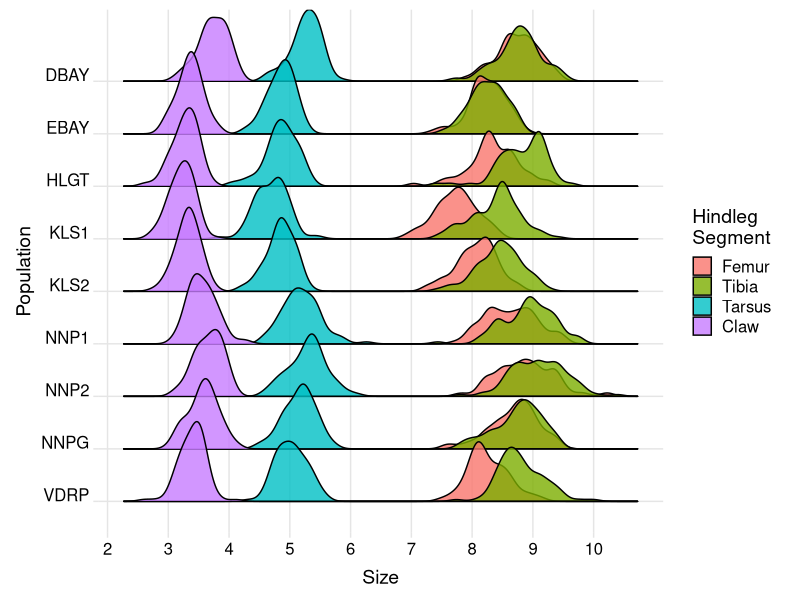

This figure's R source:
# Ridge plots

library(ggplot2)
library(ggridges)
library(tidyverse)

# Read in data
data<-read.csv("beetle_leg-component_sizes.csv")
data<-na.omit(data)
head(data)
data$population<-as.factor(data$population)

# Reshape from wide to long
data.long<-gather(data,segment,size,centroid.size_femur:centroid.size_claw,factor_key=TRUE)
head(data.long)

# Plot
all.size<-ggplot(data.long,aes(x=size,y=population,fill=segment)) +
  geom_density_ridges(scale = 1.6, alpha=0.8) + 
  scale_x_continuous(breaks=c(1:10)) +
  scale_y_discrete(limits = rev) +
  labs(x="Size",y="Population",alt=paste("Measured in units centroid size","Nine populations along a latitudinal gradient")) +
  theme_ridges(center_axis_labels = TRUE) +
  theme(axis.text.x=element_text(size=12),axis.text.y=element_text(size=12))

all.size + scale_fill_discrete(name="Hindleg\nSegment",
                               breaks=c("centroid.size_femur", "centroid.size_tibia", "centroid.size_pretarsus","centroid.size_claw"),
                               labels=c("Femur", "Tibia", "Tarsus","Claw")) +
  theme(legend.text=element_text(size=12))

get_alt_text(all.size)